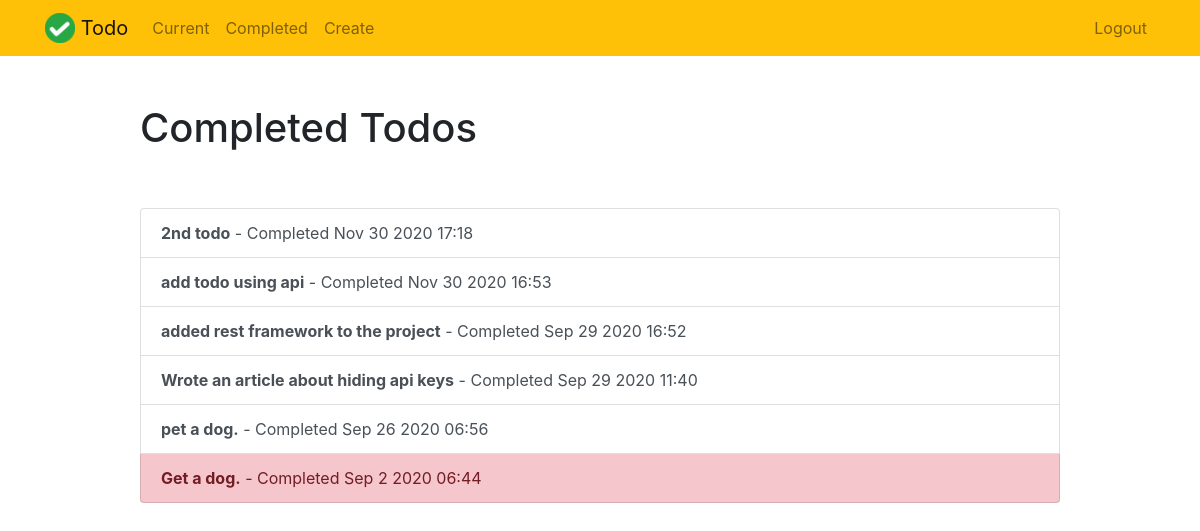
Page /completed/ (signed in) on the committed database.
### todo/models.py (models this page shows, shortened)
class Todo(models.Model):
    title = models.CharField(max_length=100)
    memo = models.TextField(blank=True)
    created = models.DateTimeField(auto_now_add=True)
    datecompleted = models.DateTimeField(null=True, blank=True)
    important = models.BooleanField(default=False)
    user = models.ForeignKey(User, on_delete=models.CASCADE)

### todo/views.py (the view)
# urls.py: path('completed/', views.completedtodos, name='completedtodos'),
@login_required
def completedtodos(request):
    todos = Todo.objects.filter(user=request.user, datecompleted__isnull=False).order_by('-datecompleted')
    return render(request, 'todo/completedtodos.html', {'todos':todos})

### todo/templates/todo/completedtodos.html
{% extends "todo/base.html" %}
{% block content %}
    <div class="row justify-content-center mt-5">
        <div class="col-md-10">
            <h1>Completed Todos</h1>
        </div>
    </div>
    <div class="row justify-content-center mt-5">
        <div class="col-md-10">
            <div class="list-group">
                {% for todo in todos %}
                    <a href="{% url 'viewtodo' todo.id %}" class="list-group-item list-group-item-action{% if todo.important %} list-group-item-danger{% endif %}"><b>{{ todo.title }}</b> - Completed {{ todo.datecompleted|date:'M j Y H:i' }}</a>
                {% endfor %}
            </div>
        </div>
    </div>
{% endblock %}

### rows in the picture
Todo: title "2nd todo", datecompleted "Nov 30 2020 17:18"
Todo: title "add todo using api", datecompleted "Nov 30 2020 16:53"
Todo: title "added rest framework to the project", datecompleted "Sep 29 2020 16:52"
Todo: title "Wrote an article about hiding api keys", datecompleted "Sep 29 2020 11:40"
Todo: title "pet a dog.", datecompleted "Sep 26 2020 06:56"
Todo: title "Get a dog.", datecompleted "Sep 2 2020 06:44"
